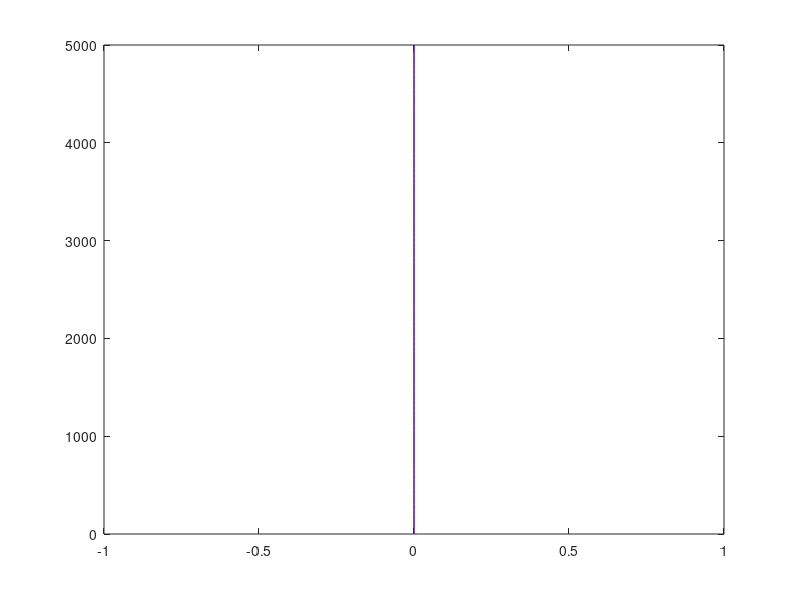

Here is the MATLAB script that generated this plot: (Note: this script raises an error after producing the figure.)
% 1d explicite temperature
% Proper rock paramters
% Seasonal temperature variations - boundary condition

% Conversions
d2s   = 3600*24;
y2s   = d2s*365;

% User input
np       = 100;   % number of points in space
duration = 40000;     % [years] 

k     = 1.626;  % conductivity [W/m/K]
rho   = 2272;   % density [kg/m3]
cp    = 816;    % heat capcity [J/K/kg]

x_max = 5000;    % model width [m]
t_bg  = 0;     % background temperature [C]
t_amp = 10;    % amplitude of temperature variations [C]

% Initial condition
X_vec = linspace(0, x_max, np);
T_vec = t_bg * ones(size(X_vec));

% time step according to CFL 
dx = X_vec(2)-X_vec(1);
dt = 0.4*dx^2/(k/rho/cp);
nt = ceil(duration*y2s/dt);

% Plot initiation
h_fig = figure;
h_ax  = axes(h_fig);
plot(h_ax, T_vec, X_vec, '-r', 'DisplayName', 'Initial condition');
hold(h_ax, 'on');
h_pl = plot(h_ax, T_vec, X_vec, '-b', 'DisplayName', 'Current state');
h_ax.XLim = [t_bg-t_amp, t_bg+t_amp];
h_ax.YLim = [0, x_max];
h_ax.YDir = 'reverse';
grid(h_ax, 'on')
h_t = title('Step: 0');
xlabel(h_ax, 'Temperature');
ylabel(h_ax, 'Depth');
%legend;

% Prepare for reduced plot (only every x days)
tstep_plot = round(100*y2s/dt);
plot_counter = 0;

% Time loop
Ind = 2:np-1;
for tstep = 1:nt
    % Boundary conditions
    T_vec(1) = t_bg + t_amp*sin(tstep*dt/(20000*y2s)*2*pi);
    
    % Compute new temperature
    T_vec(Ind) = T_vec(Ind) + dt*k/rho/cp*( ...
        ((T_vec(Ind+1)-T_vec(Ind  ))./(X_vec(Ind+1)-X_vec(Ind  ))) - ...
        ((T_vec(Ind  )-T_vec(Ind-1))./(X_vec(Ind  )-X_vec(Ind-1))) )./ ...
        ((X_vec(Ind+1)-X_vec(Ind-1))/2);

    % Update plot
    if mod(tstep, tstep_plot)==0
        plot_counter = plot_counter+1;
        h_pl(plot_counter) = plot(h_ax, T_vec, X_vec, '-r', 'DisplayName', 'Current state');
        if plot_counter>1
            h_pl(plot_counter-1).Color='b';
        end
        %h_pl.XData = T_vec;
        h_t.String = ['Step: ', num2str(tstep), ' - Time: ', num2str(tstep*dt/y2s), ' (years)'];
        %pause(1);
        drawnow;
    end
end